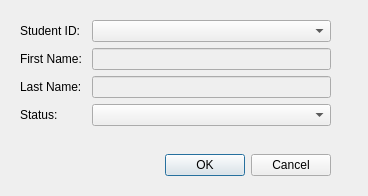
<?xml version="1.0" encoding="UTF-8"?>
<ui version="4.0">
 <class>Dialog</class>
 <widget class="QDialog" name="Dialog">
  <property name="geometry">
   <rect>
    <x>0</x>
    <y>0</y>
    <width>368</width>
    <height>196</height>
   </rect>
  </property>
  <property name="windowTitle">
   <string>Dialog</string>
  </property>
  <widget class="QDialogButtonBox" name="buttonBox">
   <property name="geometry">
    <rect>
     <x>30</x>
     <y>150</y>
     <width>301</width>
     <height>31</height>
    </rect>
   </property>
   <property name="orientation">
    <enum>Qt::Horizontal</enum>
   </property>
   <property name="standardButtons">
    <set>QDialogButtonBox::Cancel|QDialogButtonBox::Ok</set>
   </property>
  </widget>
  <widget class="QWidget" name="formLayoutWidget">
   <property name="geometry">
    <rect>
     <x>20</x>
     <y>20</y>
     <width>311</width>
     <height>131</height>
    </rect>
   </property>
   <layout class="QFormLayout" name="formLayout">
    <item row="0" column="0">
     <widget class="QLabel" name="lblStudentId">
      <property name="text">
       <string>Student ID:</string>
      </property>
     </widget>
    </item>
    <item row="1" column="0">
     <widget class="QLabel" name="lblFirstName">
      <property name="text">
       <string>First Name: </string>
      </property>
     </widget>
    </item>
    <item row="2" column="0">
     <widget class="QLabel" name="lblLastName">
      <property name="text">
       <string>Last Name: </string>
      </property>
     </widget>
    </item>
    <item row="3" column="0">
     <widget class="QLabel" name="lblStatus">
      <property name="text">
       <string>Status: </string>
      </property>
     </widget>
    </item>
    <item row="0" column="1">
     <widget class="QComboBox" name="cmbStudentId"/>
    </item>
    <item row="1" column="1">
     <widget class="QLineEdit" name="txtFirstName">
      <property name="enabled">
       <bool>false</bool>
      </property>
     </widget>
    </item>
    <item row="2" column="1">
     <widget class="QLineEdit" name="txtLastName">
      <property name="enabled">
       <bool>false</bool>
      </property>
     </widget>
    </item>
    <item row="3" column="1">
     <widget class="QComboBox" name="cmbStatus"/>
    </item>
   </layout>
  </widget>
 </widget>
 <resources/>
 <connections>
  <connection>
   <sender>buttonBox</sender>
   <signal>accepted()</signal>
   <receiver>Dialog</receiver>
   <slot>accept()</slot>
   <hints>
    <hint type="sourcelabel">
     <x>248</x>
     <y>254</y>
    </hint>
    <hint type="destinationlabel">
     <x>157</x>
     <y>274</y>
    </hint>
   </hints>
  </connection>
  <connection>
   <sender>buttonBox</sender>
   <signal>rejected()</signal>
   <receiver>Dialog</receiver>
   <slot>reject()</slot>
   <hints>
    <hint type="sourcelabel">
     <x>316</x>
     <y>260</y>
    </hint>
    <hint type="destinationlabel">
     <x>286</x>
     <y>274</y>
    </hint>
   </hints>
  </connection>
 </connections>
</ui>
